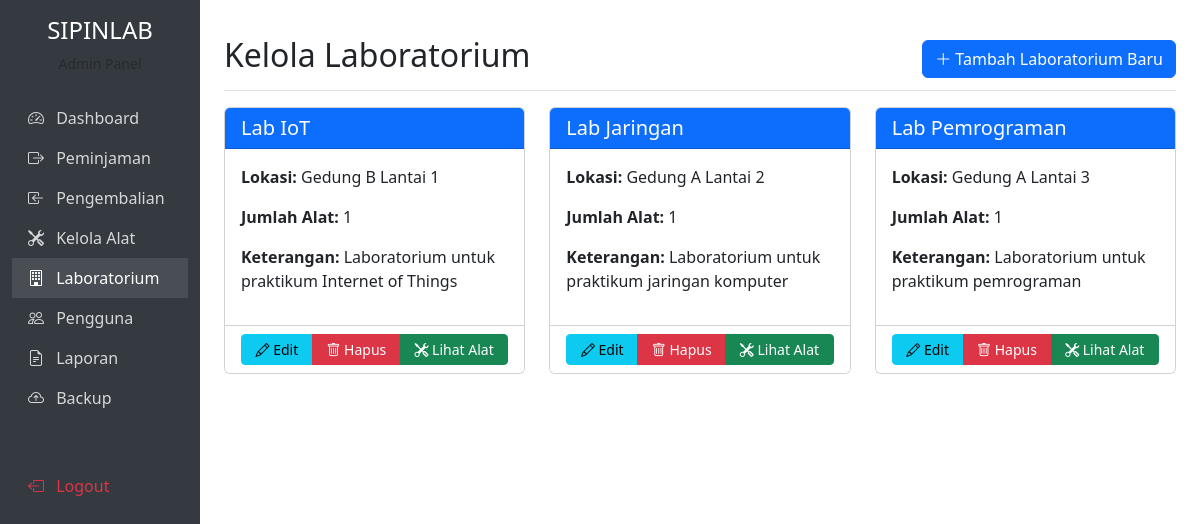
The page /admin/laboratorium.php (signed in) on the database its author committed.
### tables this page shows
CREATE TABLE `laboratorium` (
  `id` int NOT NULL AUTO_INCREMENT,
  `nama` varchar(100) NOT NULL,
  `lokasi` varchar(100) NOT NULL,
  `keterangan` text,
  `created_at` timestamp NOT NULL DEFAULT CURRENT_TIMESTAMP,
  `updated_at` timestamp NOT NULL DEFAULT CURRENT_TIMESTAMP ON UPDATE CURRENT_TIMESTAMP,
  PRIMARY KEY (`id`)
);

### admin/laboratorium.php (the view, shortened to what this page needs)
<?php
$database = new Database();
$conn = $database->getConnection();
$query = "SELECT l.*,
          (SELECT COUNT(*) FROM alat WHERE id_laboratorium = l.id) as jumlah_alat
          FROM laboratorium l
          ORDER BY l.nama ASC";
$stmt = $conn->prepare($query);
$stmt->execute();
$laboratorium_list = $stmt->fetchAll(PDO::FETCH_ASSOC);
?>
<!DOCTYPE html>
<html lang="id">
<head>
    <link href="https://cdn.jsdelivr.net/npm/bootstrap@5.3.0-alpha1/dist/css/bootstrap.min.css" rel="stylesheet">
    <link rel="stylesheet" href="https://cdn.jsdelivr.net/npm/bootstrap-icons@1.10.0/font/bootstrap-icons.css">
</head>
<body>
    <div class="container-fluid">
        <div class="row">
            <div class="col-md-3 col-lg-2 d-md-block sidebar collapse">
                <div class="position-sticky pt-3">
                    <div class="text-center mb-4">
                        <h4>SIPINLAB</h4>
                        <p class="text-muted small">Admin Panel</p>
                    </div>
                    <ul class="nav flex-column">
                        <li class="nav-item">
                            <a class="nav-link" href="dashboard.php">
                                <i class="bi bi-speedometer2 me-2"></i> Dashboard
                            </a>
                        </li>
                        <li class="nav-item">
                            <a class="nav-link" href="peminjaman.php">
                                <i class="bi bi-box-arrow-right me-2"></i> Peminjaman
                            </a>
                        </li>
                        <li class="nav-item">
                            <a class="nav-link" href="pengembalian.php">
                                <i class="bi bi-box-arrow-in-left me-2"></i> Pengembalian
                            </a>
                        </li>
                        <li class="nav-item">
                            <a class="nav-link" href="alat.php">
                                <i class="bi bi-tools me-2"></i> Kelola Alat
                            </a>
                        </li>
                        <li class="nav-item">
                            <a class="nav-link active" href="laboratorium.php">
                                <i class="bi bi-building me-2"></i> Laboratorium
                            </a>
                        </li>
                        <li class="nav-item">
                            <a class="nav-link" href="pengguna.php">
                                <i class="bi bi-people me-2"></i> Pengguna
                            </a>
                        </li>
                        <li class="nav-item">
                            <a class="nav-link" href="laporan.php">
                                <i class="bi bi-file-earmark-text me-2"></i> Laporan
                            </a>
                        </li>
                        <li class="nav-item">
                            <a class="nav-link" href="backup.php">
                                <i class="bi bi-cloud-arrow-up me-2"></i> Backup
                            </a>
                        </li>
                        <li class="nav-item mt-5">
                            <a class="nav-link text-danger" href="../logout.php">
                                <i class="bi bi-box-arrow-left me-2"></i> Logout
                            </a>
                        </li>
                    </ul>
                </div>
            </div>
            <div class="col-md-9 ms-sm-auto col-lg-10 px-md-4 main-content">
                <div class="d-flex justify-content-between flex-wrap flex-md-nowrap align-items-center pt-3 pb-2 mb-3 border-bottom">
                    <h1 class="h2">Kelola Laboratorium</h1>
                    <button type="button" class="btn btn-primary" data-bs-toggle="modal" data-bs-target="#addLabModal">
                        <i class="bi bi-plus-lg"></i> Tambah Laboratorium Baru
                    </button>
                </div>
                <div class="row">
                    <?php foreach ($laboratorium_list as $lab): ?>
                        <div class="col-md-4 mb-4">
                            <div class="card lab-card h-100">
                                <div class="card-header bg-primary text-white">
                                    <h5 class="mb-0"><?php echo $lab['nama']; ?></h5>
                                </div>
                                <div class="card-body">
                                    <p><strong>Lokasi:</strong> <?php echo $lab['lokasi']; ?></p>
                                    <p><strong>Jumlah Alat:</strong> <?php echo $lab['jumlah_alat']; ?></p>
                                    <?php if (!empty($lab['keterangan'])): ?>
                                        <p><strong>Keterangan:</strong> <?php echo $lab['keterangan']; ?></p>
                                    <?php endif; ?>
                                </div>
                                <div class="card-footer bg-white">
                                    <div class="btn-group w-100">
                                        <button type="button" class="btn btn-sm btn-info" data-bs-toggle="modal" data-bs-target="#editLabModal<?php echo $lab['id']; ?>">
                                            <i class="bi bi-pencil"></i> Edit
                                        </button>
                                        <button type="button" class="btn btn-sm btn-danger" data-bs-toggle="modal" data-bs-target="#deleteLabModal<?php echo $lab['id']; ?>">
                                            <i class="bi bi-trash"></i> Hapus
                                        </button>
                                        <a href="alat.php?lab=<?php echo $lab['id']; ?>" class="btn btn-sm btn-success">
                                            <i class="bi bi-tools"></i> Lihat Alat
                                        </a>
                                    </div>
                                </div>
                            </div>
                        </div>
                    <?php endforeach; ?>
                </div>
            </div>
        </div>
    </div>
</body>
</html>

### admin/laboratorium.php (style rules this page uses)
.sidebar { min-height: 100vh; background-color: #343a40; color: #fff; }
.sidebar .nav-link { color: rgba(255, 255, 255, 0.8); }
.sidebar .nav-link.active { color: #fff; background-color: rgba(255, 255, 255, 0.1); }
.main-content { padding: 20px; }
.lab-card { transition: transform 0.3s; }

### rows shown on the page
laboratorium: nama "Lab IoT", lokasi "Gedung B Lantai 1", jumlah_alat "1", keterangan "Laboratorium untuk praktikum Internet of Things"
laboratorium: nama "Lab Jaringan", lokasi "Gedung A Lantai 2", jumlah_alat "1", keterangan "Laboratorium untuk praktikum jaringan komputer"
laboratorium: nama "Lab Pemrograman", lokasi "Gedung A Lantai 3", jumlah_alat "1", keterangan "Laboratorium untuk praktikum pemrograman"
